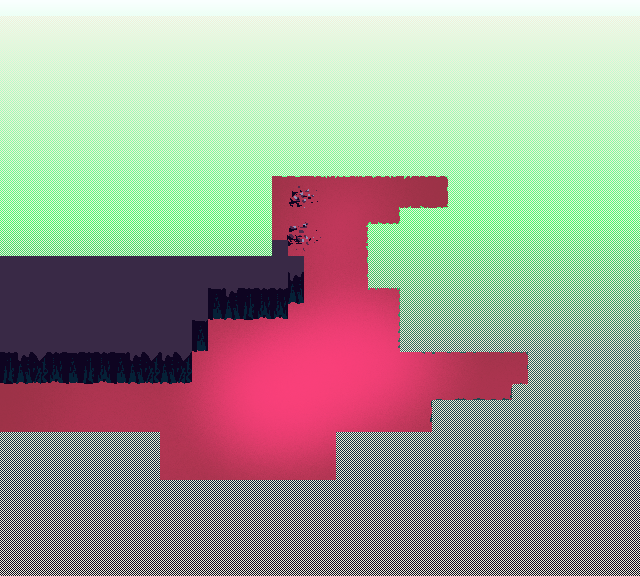

A level layout from a 2D game, rendered from its tile map. Below: a short description, then the map file with tile-grid data replaced by summaries:
An orthogonal 40x36 tile map with 16x16 px tiles, 2 tile layers (void, walls), 5 tilesets, 2 image layers and 39 objects (9x blue flower, 5x grass 3, 3x grass 2, 3x grass 5, 3x grass 4, ...).

<map version="1.5" tiledversion="1.7.2" orientation="orthogonal" renderorder="right-down" width="40" height="36" tilewidth="16" tileheight="16" infinite="0" nextlayerid="18" nextobjectid="44">
 <editorsettings>
  <export target="wood.csv" format="csv" />
 </editorsettings>
 <tileset firstgid="1" source="../../tilesets/void.tsx" />
 <tileset firstgid="2" source="../../tilesets/cliffs.tsx" />
 <tileset firstgid="50" source="../../objects.tsx" />
 <tileset firstgid="66" source="../../tilesets/decoration.tsx" />
 <tileset firstgid="71" source="../../tilesets/rockface.tsx" />
 <imagelayer id="17" name="bg">
  <image source="bg.png" width="640" height="580" />
 </imagelayer>
 <imagelayer id="14" name="floor">
  <image source="floor.png" width="640" height="540" />
 </imagelayer>
 <layer id="2" name="void" width="40" height="36" offsetx="0" offsety="16">
  <data>[1440 cells, 1162 non-empty, 1 distinct tile ids]</data>
 </layer>
 <layer id="3" name="walls" width="40" height="36">
  <data>[1440 cells, 170 non-empty, 14 distinct tile ids]</data>
 </layer>
 <objectgroup id="4" name="entities" />
 <objectgroup id="5" name="entries">
  <object id="4" name="3" x="32" y="400">
   <point />
  </object>
  <object id="5" name="1" x="416" y="176">
   <point />
  </object>
  <object id="6" name="0" x="384" y="192">
   <point />
  </object>
 </objectgroup>
 <objectgroup id="6" name="exits">
  <object id="1" name="3" x="-96" y="368" width="96" height="64" />
  <object id="3" name="1" x="448" y="160" width="64" height="64" />
 </objectgroup>
 <objectgroup id="7" name="cutscenes" />
 <objectgroup id="8" name="doors" />
 <objectgroup id="9" name="triggers" />
 <objectgroup id="10" name="platforms" />
 <objectgroup id="11" name="collectibles" />
 <objectgroup id="12" name="barriers" />
 <objectgroup id="13" name="objects">
  <object id="7" name="big tree" gid="50" x="256" y="400" width="48" height="48" />
  <object id="9" name="small tree" gid="54" x="389.333" y="375" width="16" height="16" />
  <object id="10" name="tall tree" gid="55" x="432.667" y="363.333" width="16" height="32" />
  <object id="11" name="medium tree 2" gid="52" x="444" y="377" width="32" height="32" />
  <object id="12" name="tall tree" gid="55" x="374" y="300.333" width="16" height="32" />
  <object id="13" name="small tree 2" gid="54" x="384.667" y="308" width="16" height="16" />
  <object id="14" name="grass 2" gid="66" x="213" y="377.667" width="16" height="16" />
  <object id="15" name="grass 2" gid="66" x="322" y="333.333" width="16" height="16" />
  <object id="16" name="grass2" gid="66" x="355.333" y="413.333" width="16" height="16" />
  <object id="17" name="grass 3" gid="67" x="323.667" y="272.667" width="16" height="16" />
  <object id="18" name="grass 3" gid="67" x="359.333" y="312.667" width="16" height="16" />
  <object id="19" name="grass 3" gid="67" x="206.667" y="445" width="16" height="16" />
  <object id="20" name="grass 5" gid="69" x="291" y="429.333" width="16" height="16" />
  <object id="21" name="grass 4" gid="68" x="262.333" y="405.667" width="16" height="16" />
  <object id="22" name="grass 4" gid="68" x="298.333" y="395.667" width="16" height="16" />
  <object id="23" name="grass 4" gid="67" x="261" y="360.333" width="16" height="16" />
  <object id="24" name="grass" gid="70" x="367" y="396.333" width="16" height="16" />
  <object id="25" name="grass" gid="70" x="339" y="258.333" width="16" height="16" />
  <object id="26" name="grass 5" gid="69" x="322.667" y="203.333" width="16" height="16" />
  <object id="27" name="grass" gid="70" x="321" y="191.333" width="16" height="16" />
  <object id="28" name="grass 2" gid="66" x="385.333" y="219.667" width="16" height="16" />
  <object id="30" name="grass 3" gid="67" x="81.3333" y="423.333" width="16" height="16" />
  <object id="31" name="grass 5" gid="69" x="123.333" y="424.667" width="16" height="16" />
  <object id="32" name="grass 3" gid="67" x="190.333" y="367.333" width="16" height="16" />
  <object id="34" name="blue flower" gid="51" x="141.333" y="412" width="24" height="24" />
  <object id="35" name="blue flower" gid="51" x="152.333" y="424" width="24" height="24" />
  <object id="36" name="blue flower" gid="51" x="139" y="433.667" width="24" height="24" />
  <object id="37" name="blue flower" gid="51" x="150.667" y="442" width="24" height="24" />
  <object id="38" name="blue flower" gid="51" x="111.083" y="429.125" width="24" height="24" />
  <object id="39" name="blue flower" gid="51" x="165.333" y="424.667" width="24" height="24" />
  <object id="40" name="blue flower" gid="51" x="168" y="441" width="24" height="24" />
  <object id="41" name="blue flower" gid="51" x="108.083" y="413.042" width="24" height="24" />
  <object id="42" name="blue flower" gid="51" x="123.667" y="419" width="24" height="24" />
  <object id="43" name="medium tree 3" gid="65" x="383" y="361.25" width="32" height="32" />
 </objectgroup>
</map>
